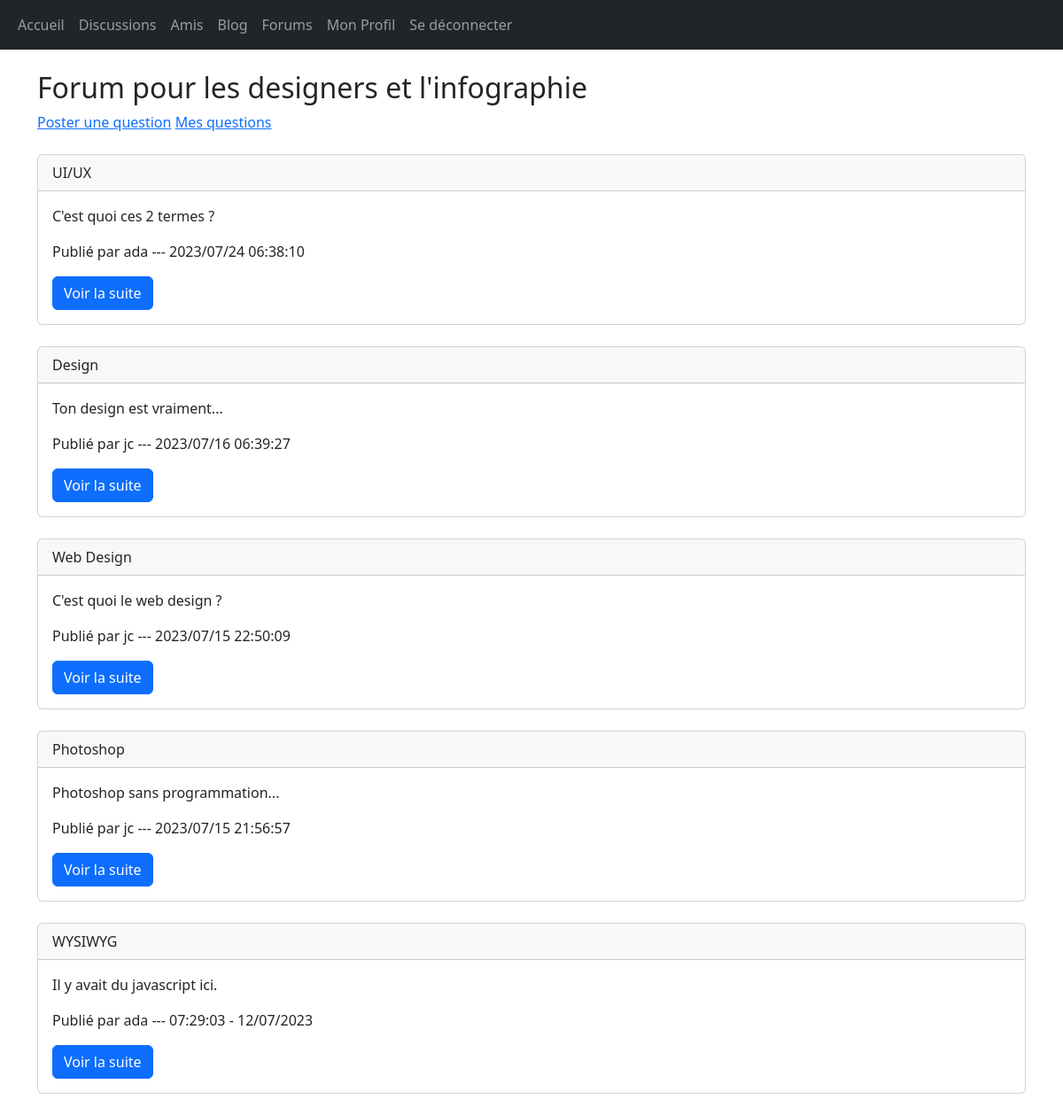
/index.php?forums&design (signed in), run on the app's committed database.
### tables this page shows
CREATE TABLE `forum_posts` (
  `id` int(11) NOT NULL,
  `author` text NOT NULL,
  `title` text NOT NULL,
  `category` text NOT NULL,
  `content` text NOT NULL,
  `date` text NOT NULL
);

### src/controllers/forums/design.php (called while the page is built)
<?php
require "src/models/forums.php";
$questions = getQuestions("Design");
require "src/views/forums/design.php";

### src/models/forums.php (called while the page is built, shortened)
<?php
function getQuestions($category){
    require "src/models/pdo.php";
	$sql = $bdd->prepare("SELECT * FROM forum_posts WHERE category=? ORDER BY id DESC");
	$sql->execute(array($category));
    $questions = [];
	while ($res = $sql->fetch()) {
        $questions[] = [
            'title' => $res['title'],
            'author' => $res['author'],
            'date' => $res['date'],
            'id' => $res['id'],
            'content' => $res['content'],
        ];
    }
    return $questions;
}

### src/views/forums/design.php (the view, shortened to what this page needs)
<?php
require "src/views/includes/header.php";
?>
<main class="container">
    <h2>Forum pour les designers et l'infographie</h2>
    <section>
        <a href="index.php?postQuestion=design">Poster une question</a>
        <a href="index.php?myQuestions=design">Mes questions</a>
    </section>
    <br>
    <?php
        foreach ($questions as $question) {
        ?>
            <article class="card">
                <p class="card-header">
                    <?= $question['title'] ?>
                </p>
                <div class="card-body">
                    <p class="card-text">
                        <?= $question['content'] ?>
                    </p>
                    <p  class="card-text">
                        Publié par <?= $question['author'] . " --- " . $question['date']  ?>
                    </p>
                    <p  class="card-text">
                        <a href="index.php?viewQuestion=<?= $question['id'] ?>" class="btn btn-primary">Voir la suite</a>
                    </p>
                </div>
            </article>
            <br>
        <?php
        }
    ?>
</main>
<?php
require "src/views/layout.php";
?>

### data on the page
forum_posts: title "UI/UX", content "C'est quoi ces 2 termes ?", author "ada", date "2023/07/24 06:38:10"
forum_posts: title "Design", content "Ton design est vraiment...", author "jc", date "2023/07/16 06:39:27"
forum_posts: title "Web Design", content "C'est quoi le web design ?", author "jc", date "2023/07/15 22:50:09"
forum_posts: title "Photoshop", content "Photoshop sans programmation...", author "jc", date "2023/07/15 21:56:57"
forum_posts: title "WYSIWYG", content "Il y avait du javascript ici.", author "ada", date "07:29:03 - 12/07/2023"
